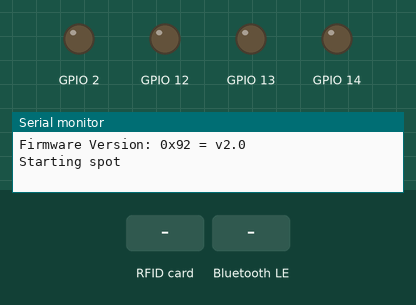
Bench run of a sketch on a simulated ESP32. Parts: output pins drawn as LEDs (lit = HIGH), the last lines printed to the serial monitor. The inputs (shaded band) are chosen by the test bench. Nothing arrives over Bluetooth unless stated; a phone connects over Bluetooth LE 3 s after start.

Above: at 2.2 s.
2.3 s: RFID card 5E 7A 19 C4 held to the reader
At 4.3 s:
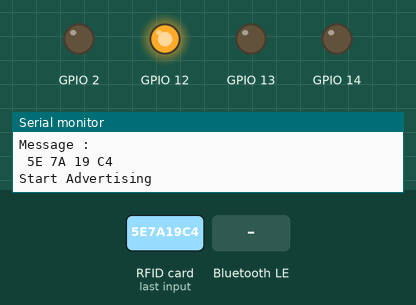
6.1 s: Bluetooth LE write "1" received
At 6.8 s:
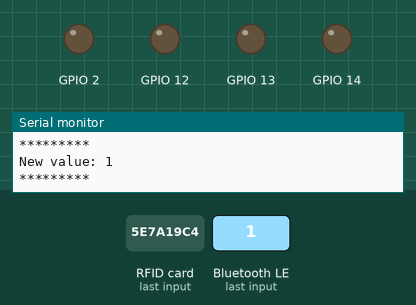
Timing chart, 0 to 9.1 s (numbered marks = the images above; inputs shaded):
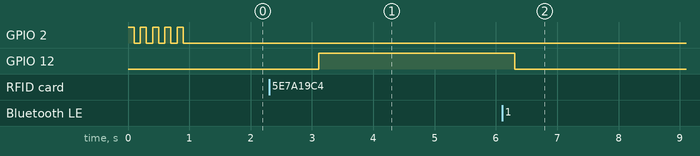

The sketch:

spot.ino
```cpp
/*
    Based on Neil Kolban example for IDF: https://github.com/nkolban/esp32-snippets/blob/master/cpp_utils/tests/BLE%20Tests/SampleWrite.cpp
    Ported to Arduino ESP32 by Evandro Copercini
*/

#include <BLEDevice.h>
#include <BLEUtils.h>
#include <BLEServer.h>
#include <MFRC522.h>
#include <SPI.h>
#include <Servo.h>
// See the following for generating UUIDs:
// https://www.uuidgenerator.net/

#define SERVICE_UUID        "4fafc201-1fb5-459e-8fcc-c5c9c331914b"
#define CHARACTERISTIC_UUID "21428402-c7c4-4673-b87b-3a6facc302b8"
#define USER_UUID "f2faeb57-d190-4657-ab17-b525e1d4ee53"
#define STATUS_UUID "6a023f58-3490-432f-893b-6292c522549f"
#define OCCUPIED_UUID "3ca17de4-73fe-4fd0-9e02-87433bb0385e"
#define TURN_TIME 175
const int RST_PIN = 22;            // Pin 9 para el reset del RC522
const int SS_PIN = 21;            // Pin 10 para el SS (SDA) del RC522
boolean moveLock = false;
Servo servo;
int pos = 0;

MFRC522 mfrc522(SS_PIN, RST_PIN);   // Crear instancia del MFRC522

BLECharacteristic *pCharacteristic;
BLECharacteristic *User;
BLECharacteristic *Status;
BLECharacteristic *Occupied;
BLEAdvertising *pAdvertising;

std::string oldValue;
bool occupied = false;

void printArray(byte *buffer, byte bufferSize) {
   for (byte i = 0; i < bufferSize; i++) {
      Serial.print(buffer[i] < 0x10 ? " 0" : " ");
      Serial.print(buffer[i], HEX);
   }
}

class MyCallbacks: public BLECharacteristicCallbacks {
    void onWrite(BLECharacteristic *pCharacteristic) {
      std::string value = pCharacteristic->getValue();
      if (value.length() > 0) {
        Serial.println("*********");
        Serial.print("New value: ");
        for (int i = 0; i < value.length(); i++)
          Serial.print(value[i]);

        Serial.println();
        Serial.println("*********");

      }
    }
};


void moveServo(int rotation){
  Serial.println("Moving servo");
   servo.attach(4);
   servo.write(0);
    delay(TURN_TIME);
    servo.write(90);
    servo.detach();
    delay(2000);
    servo.attach(4);
    servo.write(180);
    delay(TURN_TIME);
    servo.write(90);
    servo.detach();
}

void ledBlink(int pin, int blinks) {
  for (int i = 0; i < blinks; i++) {
    digitalWrite(pin, HIGH);
    delay(100);
    digitalWrite(pin, LOW);
    delay (100);
  }
}
void changeOccupation(){
  occupied = !(occupied);
  switch (occupied) {
    case 0: Serial.println("Spot is free");
    case 1: Serial.println("Spot is occupied");
  }
  moveLock = true;
  if (occupied == true){
    Occupied->setValue("1");
  } else {
    Occupied->setValue("0");
  }
  ledBlink(2, 5);
  moveServo(10);

}


void waitResponse() {
  std::string value;
  while (true) {
    value = pCharacteristic->getValue();
    if (value.compare("0") != 0) {
      break;
    }
  }

  digitalWrite(12, LOW);
  pCharacteristic->setValue("0");
  int response = atoi(Status->getValue().c_str());

  switch (response) {
    case 1: ledBlink(13, 5); Serial.println("User allowed to open the spot");changeOccupation(); break;
    case 2: ledBlink(12, 5); Serial.println("An error ocurred");break;
    case 3: ledBlink(14, 5); Serial.println("User is not allowed to open the spot");break;
  }
}


void setup() {
  Serial.begin(9600);
  pinMode (12, OUTPUT);
  pinMode (13, OUTPUT);
  pinMode (14, OUTPUT);
  pinMode (2, OUTPUT);
  ledBlink(2, 5);

  SPI.begin();
  mfrc522.PCD_Init();
  mfrc522.PCD_DumpVersionToSerial();
  BLEDevice::init("Spot1");
  BLEServer *pServer = BLEDevice::createServer();

  BLEService *pService = pServer->createService(SERVICE_UUID);

  pCharacteristic = pService->createCharacteristic(
                                         CHARACTERISTIC_UUID,
                                         BLECharacteristic::PROPERTY_READ |
                                         BLECharacteristic::PROPERTY_WRITE
                                       );
  pCharacteristic->setCallbacks(new MyCallbacks());

  pCharacteristic->setValue("0");

  Status = pService->createCharacteristic(
                                         STATUS_UUID,
                                         BLECharacteristic::PROPERTY_READ |
                                         BLECharacteristic::PROPERTY_WRITE
                                       );

  Occupied = pService->createCharacteristic(
                                         OCCUPIED_UUID,
                                         BLECharacteristic::PROPERTY_READ |
                                         BLECharacteristic::PROPERTY_WRITE
                                       );

  User = pService->createCharacteristic(
                                         USER_UUID,
                                         BLECharacteristic::PROPERTY_READ
                                       );

  pService->start();
  Occupied->setValue("0");
  pAdvertising = pServer->getAdvertising();
  Serial.println("Starting spot");
  //Serial.println("Spot free");
  // pAdvertising->start();
  //moveServo(10);
}

void loop() {
   // Detectar tarjeta
   if (mfrc522.PICC_IsNewCardPresent()) {
      if (mfrc522.PICC_ReadCardSerial()) {
        //Show UID on serial monitor
        Serial.print("UID tag :");
        String content= "";
        byte letter;
        for (byte i = 0; i < mfrc522.uid.size; i++) {
          Serial.print(mfrc522.uid.uidByte[i] < 0x10 ? " 0" : " ");
          Serial.print(mfrc522.uid.uidByte[i], HEX);
          content.concat(String(mfrc522.uid.uidByte[i] < 0x10 ? " 0" : " "));
          content.concat(String(mfrc522.uid.uidByte[i], HEX));
        }
        Serial.println();
        Serial.println("Message : ");
        content.toUpperCase();
        //Serial.println(content);
         // Finalizar lectura actual
        mfrc522.PICC_HaltA();
        char cStr[50] = {};
        content.toCharArray(cStr, 50);
        std::string stlString(cStr);
        Serial.println(cStr);
        Serial.println("Start Advertising");
        User->setValue(cStr);
        pAdvertising->start();
        digitalWrite(12, HIGH);
        waitResponse();
      }
   }

  pAdvertising->stop();
  delay(1000);


}
```

Measured:
- after the input at 2.3 s, GPIO 12: LOW → HIGH after 0.81 s
- after the input at 6.1 s, GPIO 12: HIGH → LOW after 0.21 s
